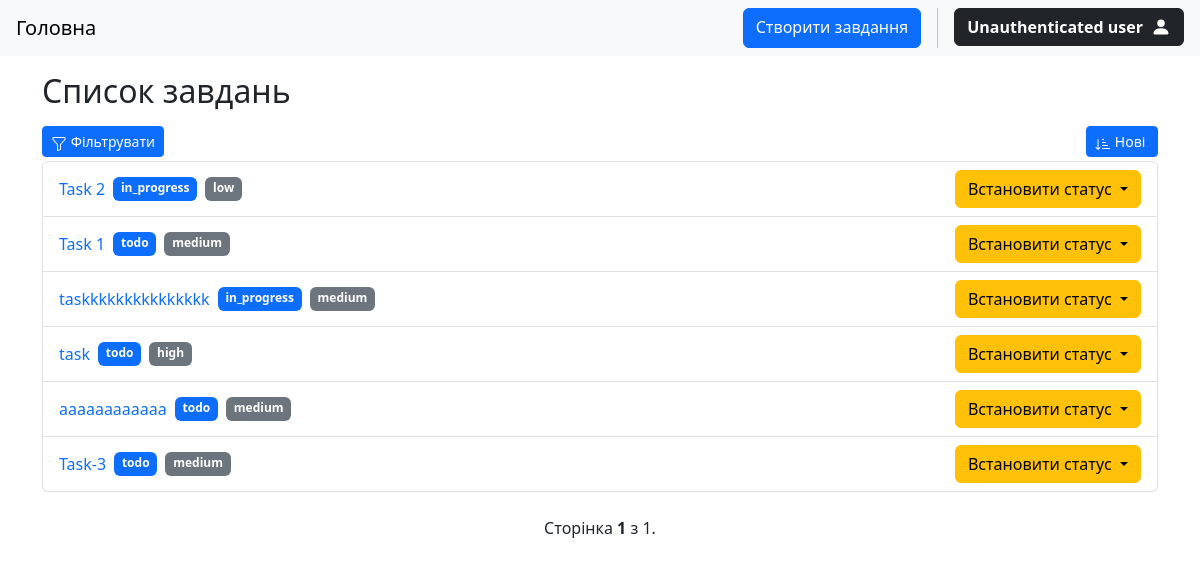
The app's page /, older data.
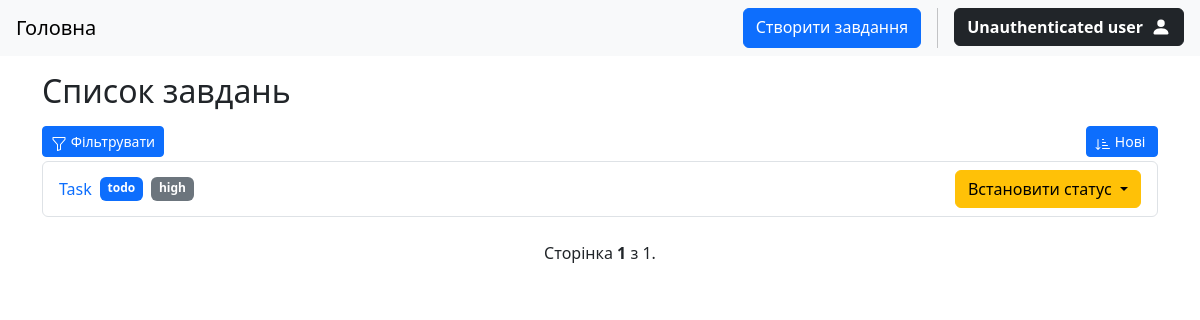
The same page, newer data.
### tasks/models.py (models this page shows, shortened)
class Task(models.Model):
    STATUS_CHOICES = (
        ("todo", "To Do"),
        ("in_progress", "In Progress"),
        ("done", "Done")
    )
    PRIORITY_CHOICES = (
        ("low", "Low"),
        ("medium", "Medium"),
        ("high", "High")
    )
    title = models.CharField(max_length=256)
    description = models.TextField()
    status = models.CharField(max_length=20, choices=STATUS_CHOICES, default="todo")
    priority = models.CharField(max_length=20, choices=PRIORITY_CHOICES, default="medium")
    due_date = models.DateField(null=True, blank=True)
    author = models.ForeignKey(User, on_delete=models.CASCADE, related_name="tasks")
    created = models.DateTimeField(auto_now_add=True)
    class Meta:
        ordering = ["-due_date", "-created"]

### tasks/views.py (the view)
# urls.py: path("", views.TaskListView.as_view(), name="task-list"),
class TaskListView(ListView):
    model = models.Task
    context_object_name = "tasks"
    template_name = "tasks/task_list.html"
    paginate_by = 7
    def get(self, request, *args, **kwargs) -> HttpResponse:
        return super().get(request, *args, **kwargs)
    def get_queryset(self):
        queryset = super().get_queryset()
        status = self.request.GET.get("status", "")
        priority = self.request.GET.get("priority", "")
        from_date = self.request.GET.get("from_date", "")
        to_date = self.request.GET.get("to_date", "")
        if from_date:
            from_date = datetime.date.fromisoformat(from_date)
            queryset = queryset.filter(due_date__gte=from_date)
        if to_date:
            to_date = datetime.date.fromisoformat(to_date)
            queryset = queryset.filter(due_date__lte=to_date)
        if status:
            queryset = queryset.filter(status=status)
        if priority:
            queryset = queryset.filter(priority=priority)
        sort = self.request.GET.get("sort", "")
        if sort == "oldest":
            queryset = queryset.reverse()
        return queryset
    def get_context_data(self, **kwargs):
        context = super().get_context_data(**kwargs)
        context["form"] = TaskFilterForm(self.request.GET)
        get_data = dict(self.request.GET.items())
        if "page" in get_data.keys():
            del get_data["page"]
        filters = ""
        for filter, value in get_data.items():
            filters += f"{filter}={value}&"
        context["filters"] = filters
        return context

### templates/tasks/task_list.html (shortened to what this page needs)
{% extends 'base.html' %}
{% block content%}
    <div class="container mt-3">
        <h2 class="mb-3">Список завдань</h2>
        <div class="d-flex justify-content-between">
            <a class="btn btn-sm btn-primary w-auto mb-1" data-bs-toggle="collapse" href="#filter-form" role="button" aria-expanded="false" aria-controls="filter-form">
                Фільтрувати
            </a>
            <form action="" method="get">
                {% if request.GET.sort == 'newest' or 'sort' not in request.GET %}
                    <button type="submit" class="btn btn-sm btn-primary">
                        Нові
                    </button>
                {% endif %}
            </form>
        </div>
        <ul class="list-group">
            {% for task in tasks %}
                <li class="list-group-item d-flex justify-content-between align-items-center">
                    <div class="d-flex h-25 gap-2">
                        <a href="{% url 'tasks:task-detail' task.pk %}" class="link link-underline link-underline-opacity-0">{{task.title}}</a>
                        <span class="badge bg-primary">{{task.status}}</span>
                        <span class="badge bg-secondary">{{task.priority}}</span>
                    </div>
                    <div class="dropdown">
                        <button class="btn btn-warning dropdown-toggle" type="button" data-bs-toggle="dropdown" aria-expanded="false">
                          Встановити статус
                        </button>
                    </div>
                </li>
            {% empty %}
                <li class="list-group-item d-flex justify-content-center">
                    <span>Завдань не знайдено.</span>
                </li>
            {% endfor %}
        </ul>
        <div class="container my-4 d-flex justify-content-center">
            <div class="d-flex align-items-center flex-column">
                <p>Сторінка <b>{{page_obj.number}}</b> з {{page_obj.paginator.num_pages}}.</p>
            </div>
        </div>
    </div>
{% endblock %}

Row changes from the older to the newer data that the page shows:
removed Task: title "Task 2", status "in_progress", priority "low"
removed Task: title "taskkkkkkkkkkkkkkk", status "in_progress", priority "medium"
removed Task: title "task", status "todo", priority "high"
removed Task: title "aaaaaaaaaaaa", status "todo", priority "medium"
removed Task: title "Task-3", status "todo", priority "medium"
changed Task "todo": title "Task 1" → "Task"; priority "medium" → "high"
